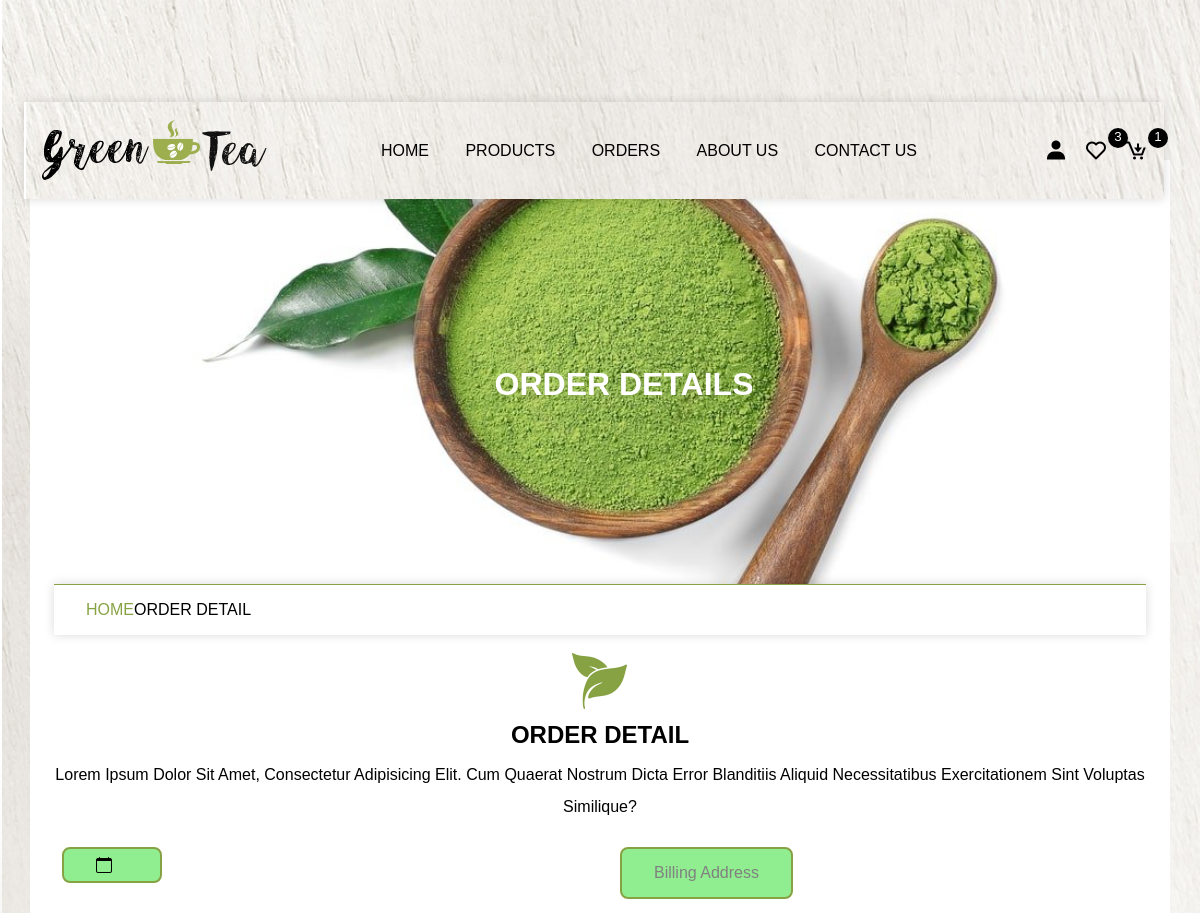
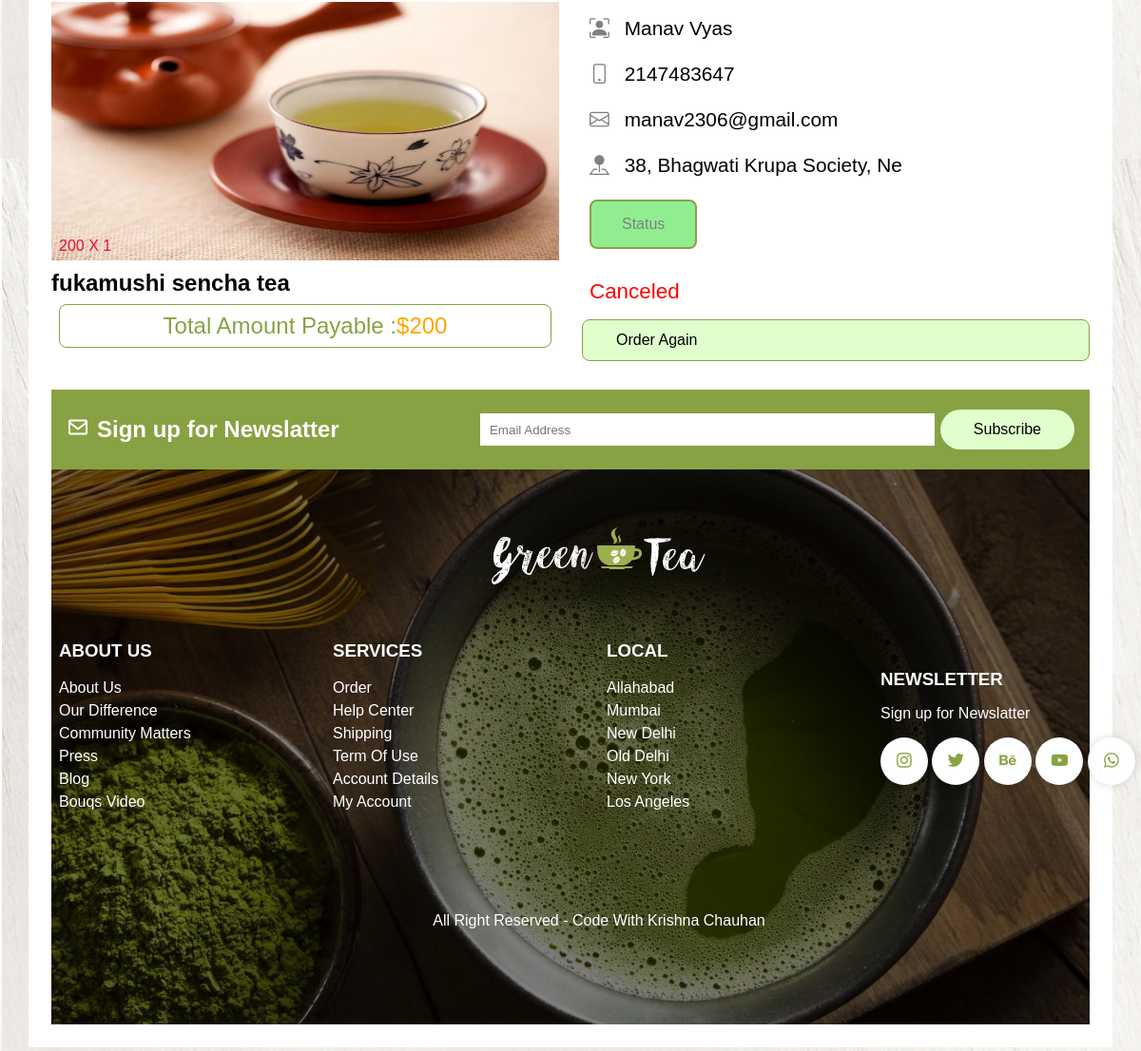
/view_order.php?get_id=7, run on the app's committed database (2 pictures, top to bottom).
### tables this page shows
CREATE TABLE `products` (
  `id` int(25) NOT NULL,
  `name` varchar(255) NOT NULL,
  `price` int(255) NOT NULL,
  `image` varchar(255) NOT NULL,
  `product_detail` varchar(255) NOT NULL
);

CREATE TABLE `orders` (
  `id` int(10) NOT NULL,
  `user_id` int(10) NOT NULL,
  `name` varchar(30) NOT NULL,
  `number` int(20) NOT NULL,
  `email` varchar(30) NOT NULL,
  `address` varchar(30) NOT NULL,
  `address_type` varchar(30) NOT NULL,
  `method` varchar(30) NOT NULL,
  `product_id` int(20) NOT NULL,
  `price` int(20) NOT NULL,
  `qty` int(20) NOT NULL,
  `date` date DEFAULT NULL,
  `status` varchar(30) NOT NULL
);

### view_order.php (the view, shortened to what this page needs)
<?php
include 'components/connection.php';
    if(isset($_GET['get_id'])){
        $get_id = $_GET['get_id'];
    }else{
        $get_id = '';
        header('location:order.php');
    }
?>
<!DOCTYPE html>
<html lang="en">
<head>
    <link href='https://unpkg.com/boxicons@2.1.4/css/boxicons.min.css' rel='stylesheet'>
    <link rel="stylesheet" href="https://cdn.jsdelivr.net/npm/bootstrap-icons@1.10.3/font/bootstrap-icons.css">
</head>
<body>
    <?php include 'components/header.php';?>
    <div class="main">
        <div class="banner">
            <h1>order details</h1>
        </div>
        <div class="title2">
            <a href="home.php">Home</a><span>order detail</span>
        </div>
        <section class="order-detail">
               <div class="title">
                    <img src="img/download.png" class="logo">
                    <h1>order detail</h1>
                    <p>Lorem ipsum dolor sit amet, consectetur adipisicing elit. Cum quaerat nostrum dicta error blanditiis aliquid necessitatibus exercitationem sint voluptas similique?
                    </p>
               </div>
               <div class="box-container">
               <?php
                    $grand_total=0;
                    $select_orders = $conn->prepare("SELECT * FROM `orders` WHERE id=? LIMIT 1");
                    $select_orders->execute([$get_id]);
                    if($select_orders->rowCount()>0){
                        while($fetch_order = $select_orders->fetch(PDO::FETCH_ASSOC)){
                            $select_product = $conn->prepare("SELECT * FROM `products` WHERE id=? LIMIT 1");
                            $select_product->execute([$fetch_order['product_id']]);
                            if($select_product->rowCount()>0){
                                while($fetch_product = $select_product->fetch(PDO::FETCH_ASSOC)){
                                    $sub_total = ($fetch_order['price']* $fetch_order['qty']);
                                    $grand_total += $sub_total;
                ?>
                <div class="box">
                    <div class="col">
                        <p class="title"><i class="bi bi-calendar"></i><?= $fetch_order['date']; ?></p>
                        <img src="img/<?= $fetch_product['image']; ?>" class="image">
                        <p class="price"><?= $fetch_product['price']; ?> X <?= $fetch_order['qty']; ?></p>
                        <h3 class="name"><?= $fetch_product['name']; ?></h3>
                        <p class="grand-total">Total amount payable : <span>$<?= $grand_total; ?></span></p>
                    </div>
                    <div class="col">
                        <p class="title">billing address</p>
                        <p class="user"><i class="bi bi-person-bounding-box"></i><?= $fetch_order['name']; ?></p>
                        <p class="user"><i class="bi bi-phone"></i><?= $fetch_order['number']; ?></p>
                        <p class="user"><i class="bi bi-envelope"></i><?= $fetch_order['email']; ?></p>
                        <p class="user"><i class="bi bi-pin-map-fill"></i><?= $fetch_order['address']; ?></p>
                        <p class="title">status</p>
                        <p class="status" style="color:<?php if($fetch_order['status']=='delevered'){echo 'green';}elseif($fetch_order['status']=='canceled'){echo 'red';}else{echo 'orange';}?>"><?=$fetch_order['status']?></p>
                    <?php if($fetch_order['status']=='canceled'){ ?>
                        <a href="checkout.php?get_id=<?= $fetch_product['id']; ?>" class="btn">order again</a>
                    <?php } else { ?>
                        <form method="post">
                            <button type="submit" name="cancel" class="btn" onclick="return confirm('do you want to cancle this order')">cancle order</button>
                        </form>
                  <?php  } ?>
                    </div>
                </div>
                <?php
                                }
                            }else{
                                echo '<p class="empty">product not found</p>';
                            }
                        }
                    }else{
                        echo '<p class="empty">no order found</p>';
                    }
                ?>
               </div>
        </section>
     <?php include 'components/footer.php'; ?>
    </div>
</body>
</html>

### components/header.php (shortened to what this page needs)
<header class="header">
    <div class="flex">
        <a href="home.php" class="logo"><img src="img/logo.jpg"></a>
        <nav class="navbar">
            <a href="home.php">Home</a>
            <a href="view_products.php">Products</a>
            <a href="order.php">Orders</a>
            <a href="about.php">About Us</a>
            <a href="contact.php">Contact Us</a>
        </nav>
        <div class="icons">
            <i class="bx bxs-user" id="user-btn"></i>
            <?php
                $count_wishlist_items = $conn->prepare("SELECT * FROM `wishlist` WHERE user_id = ?");
                $count_wishlist_items->execute([$user_id]);
                $total_wishlist_items = $count_wishlist_items->rowCount();
            ?>
            <a href="wishlist.php" class="cart-btn"><i class="bx bx-heart"></i><sup><?=$total_wishlist_items?></sup></a>
            <?php
                $count_cart_items = $conn->prepare("SELECT * FROM `cart` WHERE user_id = ?");
                $count_cart_items->execute([$user_id]);
                $total_cart_items = $count_cart_items->rowCount();
            ?>
            <a href="cart.php" class="cart-btn"><i class="bx bx-cart-download"></i><sup><?=$total_cart_items?></sup></a>
        </div>
    </div>
</header>

### components/footer.php
<div class="top-footer">
    <h2><i class="bx bx-envelope"></i>Sign up for Newslatter</h2>
    <div class="input-field">
        <input type="text" name="" placeholder="Email Address">
        <button class="btn">Subscribe</button>
    </div>
</div>
<footer>
    <div class="overlay"></div>
    <div class="footer-content">
        <div class="img-box">
            <img src="img/logo2.png" alt="">
        </div>
        <div class="inner-footer">
            <div class="card">
                <h3>About Us</h3>
                <ul>
                    <li>About Us</li>
                    <li>Our Difference</li>
                    <li>Community Matters</li>
                    <li>Press</li>
                    <li>Blog</li>
                    <li>Bouqs Video</li>
                </ul>
            </div>
            <div class="card">
                <h3>Services</h3>
                <ul>
                    <li>Order</li>
                    <li>Help Center</li>
                    <li>Shipping</li>
                    <li>Term of use</li>
                    <li>Account Details</li>
                    <li>My Account</li>
                </ul>
            </div>
            <div class="card">
                <h3>Local</h3>
                <ul>
                    <li>Allahabad</li>
                    <li>Mumbai</li>
                    <li>New delhi</li>
                    <li>Old delhi</li>
                    <li>New york</li>
                    <li>Los angeles</li>
                </ul>
            </div>
            <div class="card">
                <h3>Newsletter</h3>
                <p>Sign up for Newslatter</p>
                <div class="social-links">
                    <i class="bx bxl-instagram"></i>
                    <i class="bx bxl-twitter"></i>
                    <i class="bx bxl-behance"></i>
                    <i class="bx bxl-youtube"></i>
                    <i class="bx bxl-whatsapp"></i>
                </div>
            </div>
        </div>
        <div class="bottom-footer">
            <p>all right reserved - code with krishna chauhan</p>
        </div>
    </div>
</footer>

### data on the page
orders: qty "1", name "Manav Vyas", number "2147483647", email "manav2306@gmail.com", address "38, Bhagwati Krupa Society, Ne", status "Canceled"
products: image (picture), price "200", name "fukamushi sencha tea", grand_total "200"

### other printed values
$total_wishlist_items "3"
$total_cart_items "1"
